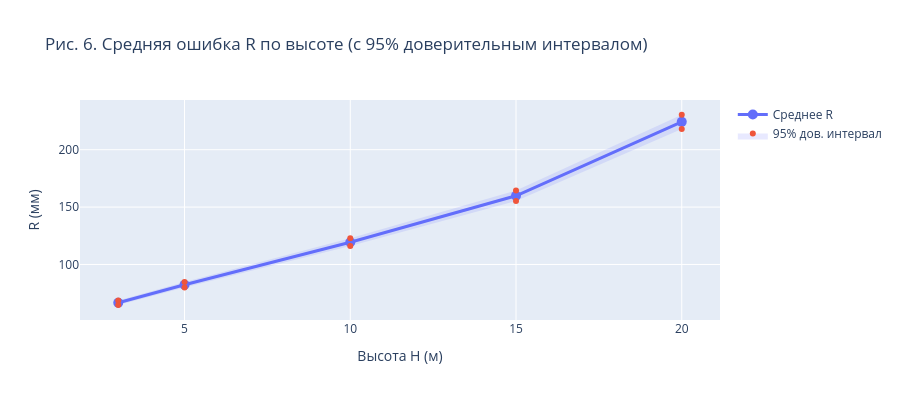

Notebook source saved alongside this figure:
### Code cell
stats_by_h = df.groupby("H")["R"].agg(["mean", "std", "count"]).reset_index()
stats_by_h["se"] = stats_by_h["std"] / np.sqrt(stats_by_h["count"])
stats_by_h["ci95"] = stats_by_h["se"] * 1.96

fig = go.Figure()
fig.add_trace(go.Scatter(
    x=stats_by_h["H"], y=stats_by_h["mean"],
    mode="lines+markers", name="Среднее R",
    line=dict(width=3), marker=dict(size=10),
))
fig.add_trace(go.Scatter(
    x=list(stats_by_h["H"]) + list(stats_by_h["H"][::-1]),
    y=list(stats_by_h["mean"] + stats_by_h["ci95"])
      + list((stats_by_h["mean"] - stats_by_h["ci95"])[::-1]),
    fill="toself", fillcolor="rgba(99,110,250,0.15)",
    line=dict(width=0), name="95% дов. интервал", showlegend=True,
))
fig.update_layout(
    title="Рис. 6. Средняя ошибка R по высоте (с 95% доверительным интервалом)",
    xaxis_title="Высота H (м)", yaxis_title="R (мм)", height=400,
)
ALL_FIGS.append(("fig_06_mean_R_ci", fig))
fig.show()

### Figure 1 — Plotly figure (JSON) as saved in the notebook; plotly's stock layout.template omitted (floating-point values rounded to 4 significant figures)
{"data": [{"line": {"width": 3}, "marker": {"size": 10}, "mode": "lines+markers", "name": "Среднее R", "type": "scatter", "x": [3, 5, 10, 15, 20], "y": [66.65, 82.3, 119.4, 159.9, 224.3]}, {"fill": "toself", "fillcolor": "rgba(99,110,250,0.15)", "line": {"width": 0}, "name": "95% дов. интервал", "showlegend": true, "type": "scatter", "x": [3, 5, 10, 15, 20, 20, 15, 10, 5, 3], "y": [68.63, 84.65, 122.9, 164.4, 230.5, 218.1, 155.4, 116.0, 79.96, 64.67]}], "layout": {"height": 400, "title": {"text": "Рис. 6. Средняя ошибка R по высоте (с 95% доверительным интервалом)"}, "xaxis": {"title": {"text": "Высота H (м)"}}, "yaxis": {"title": {"text": "R (мм)"}}}}
